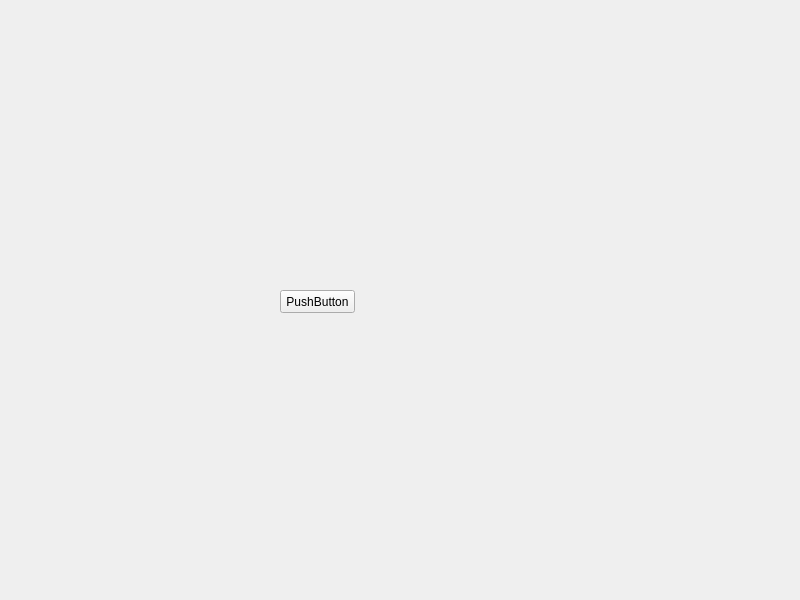
<?xml version="1.0" encoding="UTF-8"?>
<ui version="4.0">
 <class>Widget</class>
 <widget class="QWidget" name="Widget">
  <property name="geometry">
   <rect>
    <x>0</x>
    <y>0</y>
    <width>800</width>
    <height>600</height>
   </rect>
  </property>
  <property name="windowTitle">
   <string>Widget</string>
  </property>
  <widget class="QPushButton" name="pushButton">
   <property name="geometry">
    <rect>
     <x>280</x>
     <y>290</y>
     <width>75</width>
     <height>23</height>
    </rect>
   </property>
   <property name="text">
    <string>PushButton</string>
   </property>
  </widget>
 </widget>
 <resources/>
 <connections/>
</ui>
